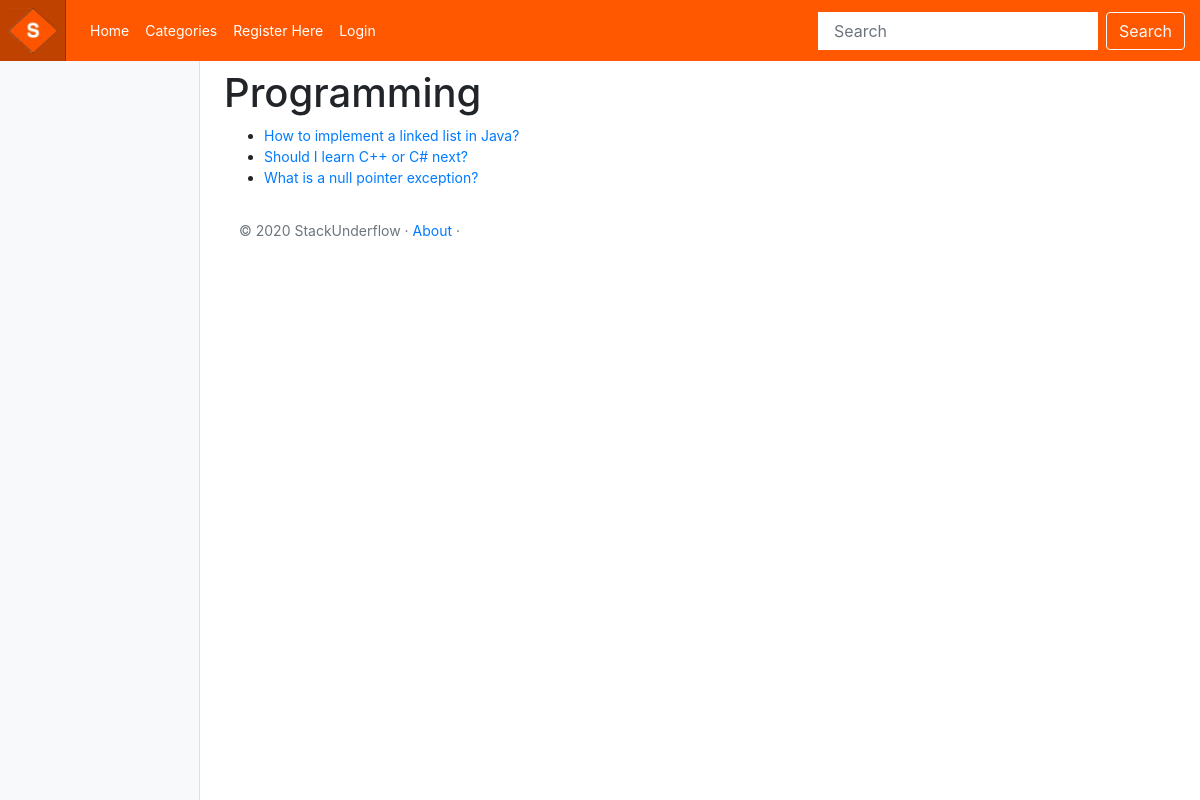
The page /stack_underflow/category/programming/ on the database as committed earlier.
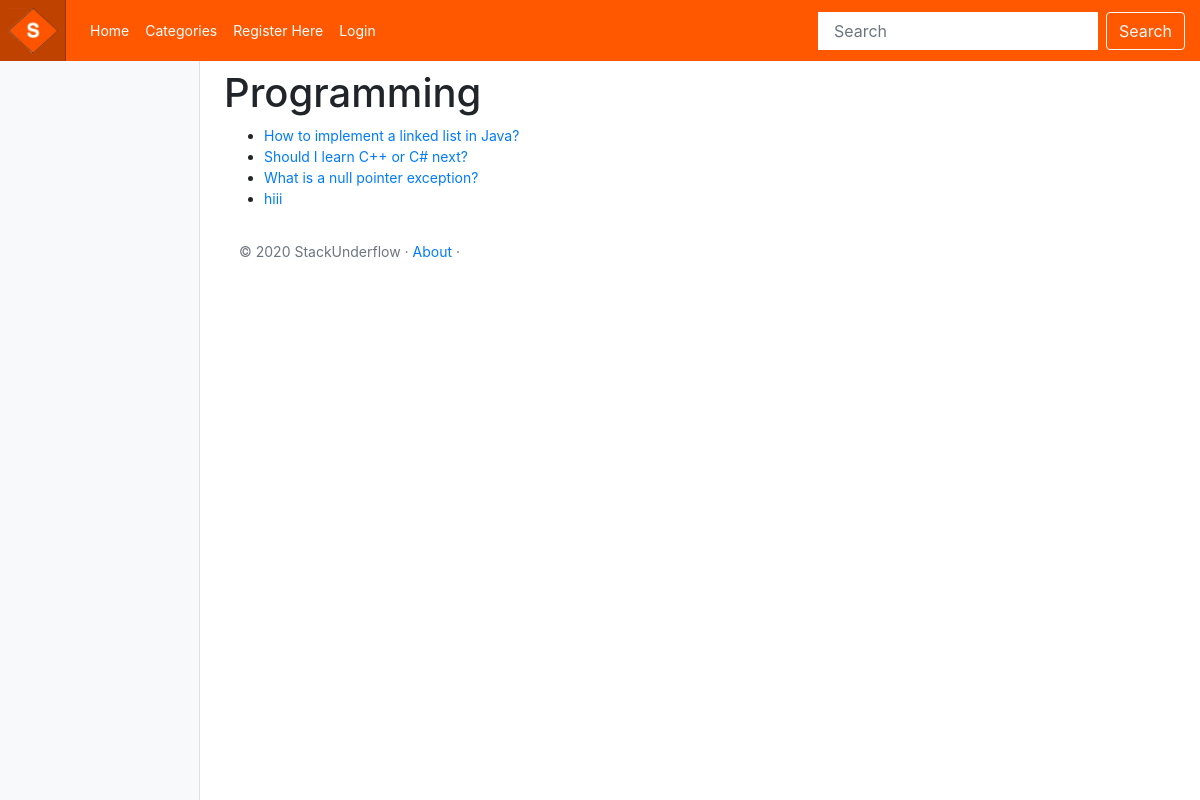
The same page on the database as committed later.
### stack_underflow/models.py (models this page shows, shortened)
class Category(models.Model):
    name = models.CharField(max_length=128, unique=True)
    threads = models.IntegerField(default=0)
    slug = models.SlugField(unique=True)
    class Meta:
        verbose_name_plural = 'Categories'

class Thread(models.Model):
    category = models.ForeignKey(Category, on_delete=models.CASCADE)
    question = models.CharField(max_length=128, unique=True)
    replies = models.IntegerField(default=0)
    slug = models.SlugField(unique=True)

### stack_underflow/views.py (the view)
# urls.py: path('category/<slug:category_name_slug>/', views.show_category, name='show_category'),
def show_category(request, category_name_slug):
    context_dict = {}
    try:
        category = Category.objects.get(slug=category_name_slug)
        threads = Thread.objects.filter(category=category)
        context_dict['threads'] = threads
        context_dict['category'] = category
    except Category.DoesNotExist:
        context_dict['category'] = None
        context_dict['threads'] = None
    return render(request, 'stack_underflow/category.html', context=context_dict)

### templates/stack_underflow/category.html (shortened to what this page needs)
<!DOCTYPE html>
{% extends 'stack_underflow/base.html' %}
{% load staticfiles %}
{% block body_block %}
    {% if category %}
    <h1>{{ category.name }}</h1>
    {% if threads %}
    <ul>
        {% for thread in threads %}
        <li><a href="{% url 'stack_underflow:show_thread' thread.slug %}">{{ thread.question }}</a></li>
        {% endfor %}
    </ul>
    {% else %}
    <strong>No pages currently in category.</strong>
    {% endif %}
    {% else %}
    The specified category does not exist.
    {% endif %}
{% endblock %}

Rows that differ between the two databases and show on the page:
added Thread: question "hiii"
